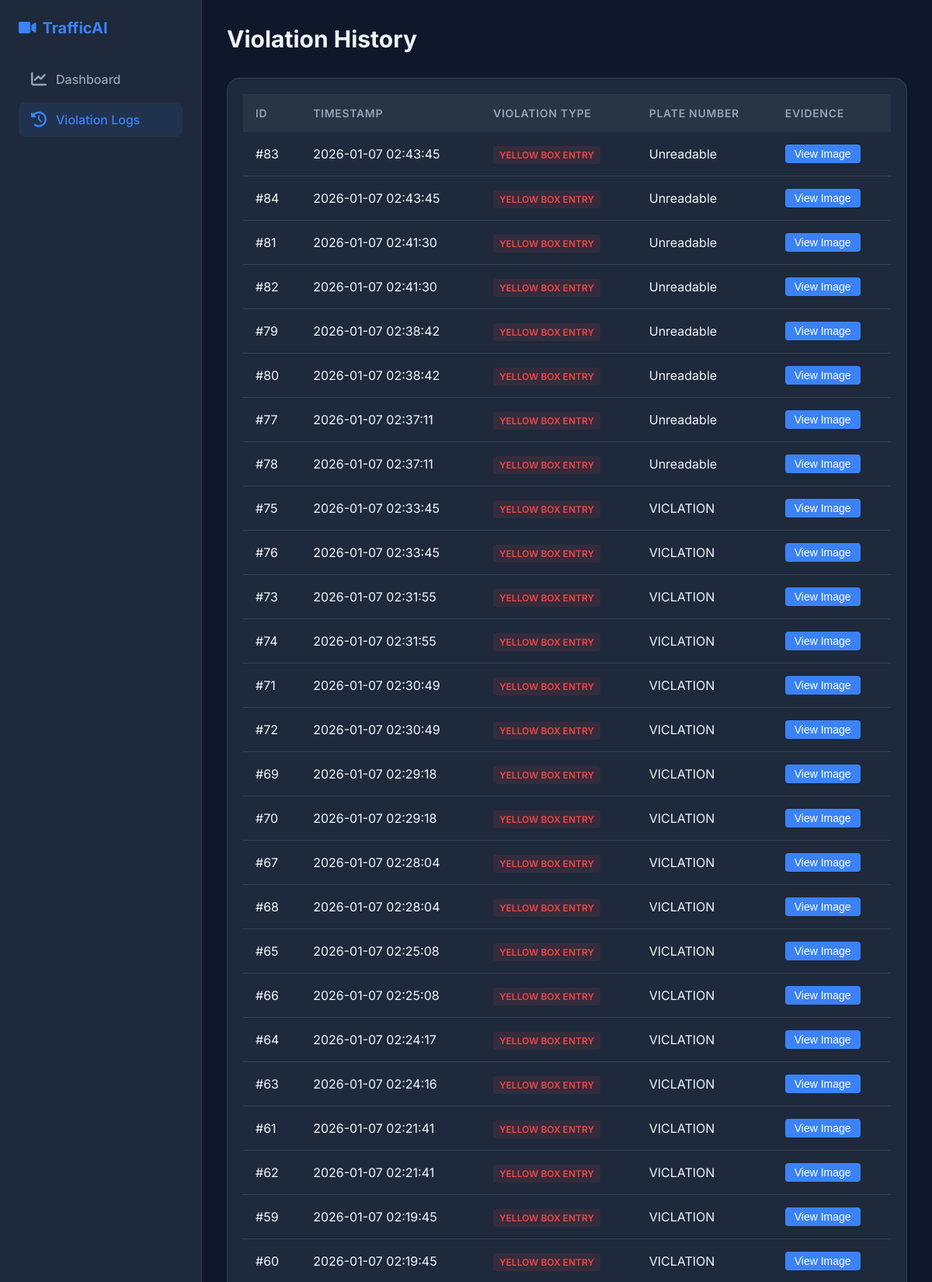
Page /logs (upper part) on the committed database.
### tables this page shows
CREATE TABLE violations (
            id INTEGER PRIMARY KEY AUTOINCREMENT,
            vehicle_id INTEGER,
            timestamp TEXT,
            stop_time REAL,
            image TEXT
        );

### routes/dashboard_routes.py (the view)
@dashboard_bp.route('/logs')
def logs():
    violations = process_violations(db.get_all_violations())
    return render_template('logs.html', violations=violations)

### database/database.py (called while the page is built)
    def get_all_violations(self):
        query = 'SELECT * FROM violations ORDER BY timestamp DESC'
        cursor = self.conn.execute(query)
        return cursor.fetchall()

### routes/dashboard_routes.py (called while the page is built)
def process_violations(raw_data):
    processed = []
    if not raw_data:
        return processed
    for row in raw_data:
        item = {}
        if hasattr(row, 'keys'):
            item = dict(row)
        elif isinstance(row, (list, tuple)):
            if len(row) > 0: item['id'] = row[0]
            if len(row) > 1: item['label'] = row[1]
            if len(row) > 2: item['timestamp'] = row[2]
            if len(row) > 3: item['image_path'] = row[3]
        raw_label = item.get('label', '')
        plate_match = re.search(r'\[(.*?)\]', raw_label)
        if plate_match:
            item['plate_number'] = plate_match.group(1)
            item['label'] = raw_label.split('[')[0].strip()
        else:
            item['plate_number'] = 'Unreadable'
        processed.append(item)
    return processed

### templates/logs.html (shortened to what this page needs)
{% extends "layout.html" %}
{% block content %}
<div class="header">
    <h1 class="page-title">Violation History</h1>
</div>
<div class="card">
    <div class="card-body">
        {% if violations %}
        <div class="table-container">
            <table>
                <thead>
                    <tr>
                        <th>ID</th>
                        <th>Timestamp</th>
                        <th>Violation Type</th>
                        <th>Plate Number</th>
                        <th>Evidence</th>
                    </tr>
                </thead>
                <tbody>
                    {% for v in violations %}
                    <tr>
                        <td>#{{ v.id }}</td>
                        <td>{{ v.timestamp }}</td>
                        <td><span class="violation-tag">Yellow Box Entry</span></td>
                        <td>{{ v.plate_number if v.plate_number else 'Unreadable' }}</td>
                        <td>
                            {% if v.image_path %}
                            <button class="btn-view" onclick="openModal('{{ v.image_path }}')">View Image</button>
                            {% else %}
                            <span style="color: var(--text-muted);">No Image</span>
                            {% endif %}
                        </td>
                    </tr>
                    {% endfor %}
                </tbody>
            </table>
        </div>
        {% else %}
            <p style="color: var(--text-muted); text-align: center;">No violations recorded in the database.</p>
        {% endif %}
    </div>
</div>
{% endblock %}

### templates/layout.html (shortened to what this page needs)
<!DOCTYPE html>
<html lang="en">
<head>
    <link href="https://cdnjs.cloudflare.com/ajax/libs/font-awesome/6.0.0/css/all.min.css" rel="stylesheet">
    <link rel="stylesheet" href="{{ url_for('static', filename='css/style.css') }}">
</head>
<body>
    <aside class="sidebar">
        <div class="brand">
            <i class="fas fa-video"></i>
            <span>TrafficAI</span>
        </div>
        <ul class="nav-links">
            <li>
                <a href="{{ url_for('dashboard.dashboard') }}" class="nav-link {% if request.endpoint == 'dashboard.dashboard' %}active{% endif %}">
                    <i class="fas fa-chart-line"></i>
                    <span>Dashboard</span>
                </a>
            </li>
            <li>
                <a href="{{ url_for('dashboard.logs') }}" class="nav-link {% if request.endpoint == 'dashboard.logs' %}active{% endif %}">
                    <i class="fas fa-history"></i>
                    <span>Violation Logs</span>
                </a>
            </li>
        </ul>
    </aside>
    <main class="main-content">
        {% block content %}{% endblock %}
    </main>
</body>
</html>

### static/css/style.css (style rules this page uses)
:root { --bg-body: #0f172a; --bg-panel: #1e293b; --bg-header: #1e293b; --text-main: #f1f5f9; --text-muted: #94a3b8; --accent-color: #3b82f6; --accent-hover: #2563eb; --danger-color: #ef4444; --warning-color: #f59e0b; --success-color: #10b981; --border-color: #334155; --shadow: 0 4px 6px -1px rgb(0 0 0 / 0.1), 0 2px 4px -2px rgb(0 0 0 / 0.1); }
* { box-sizing: border-box; margin: 0; padding: 0; }
body { font-family: 'Inter', 'Segoe UI', Roboto, sans-serif; background-color: var(--bg-body); color: var(--text-main); height: 100vh; display: flex; overflow: hidden; }
.sidebar { width: 260px; background-color: var(--bg-panel); border-right: 1px solid var(--border-color); display: flex; flex-direction: column; padding: 1.5rem; }
.brand { font-size: 1.25rem; font-weight: 700; color: var(--accent-color); margin-bottom: 2rem; display: flex; align-items: center; gap: 0.5rem; }
.nav-links { list-style: none; display: flex; flex-direction: column; gap: 0.5rem; }
.nav-link { display: flex; align-items: center; gap: 0.75rem; padding: 0.75rem 1rem; color: var(--text-muted); text-decoration: none; border-radius: 0.5rem; transition: all 0.2s ease; font-weight: 500; }
.nav-link:hover, .nav-link.active { background-color: rgba(59, 130, 246, 0.1); color: var(--accent-color); }
.nav-link i { font-size: 1.25rem; }
.main-content { flex: 1; display: flex; flex-direction: column; overflow-y: auto; padding: 2rem; }
.header { display: flex; justify-content: space-between; align-items: center; margin-bottom: 2rem; }
.page-title { font-size: 1.875rem; font-weight: 700; }
.card { background-color: var(--bg-panel); border-radius: 1rem; border: 1px solid var(--border-color); box-shadow: var(--shadow); overflow: hidden; display: flex; flex-direction: column; }
.card-body { padding: 1.25rem; flex: 1; overflow-y: auto; }
.table-container { width: 100%; overflow-x: auto; }
table { width: 100%; border-collapse: collapse; text-align: left; }
th { background-color: rgba(255, 255, 255, 0.05); padding: 1rem; font-weight: 600; color: var(--text-muted); font-size: 0.875rem; text-transform: uppercase; letter-spacing: 0.05em; }
td { padding: 1rem; border-bottom: 1px solid var(--border-color); color: var(--text-main); }
.violation-tag { background-color: rgba(239, 68, 68, 0.1); color: var(--danger-color); padding: 0.25rem 0.5rem; border-radius: 0.25rem; font-size: 0.75rem; font-weight: 600; text-transform: uppercase; }
.btn-view { background-color: var(--accent-color); color: white; border: none; padding: 0.25rem 0.75rem; border-radius: 0.25rem; cursor: pointer; font-size: 0.875rem; transition: background-color 0.2s; }

### rows in the picture
violations: id "83", timestamp "2026-01-07 02:43:45", plate_number "Unreadable"
violations: id "84", timestamp "2026-01-07 02:43:45", plate_number "Unreadable"
violations: id "81", timestamp "2026-01-07 02:41:30", plate_number "Unreadable"
violations: id "82", timestamp "2026-01-07 02:41:30", plate_number "Unreadable"
violations: id "79", timestamp "2026-01-07 02:38:42", plate_number "Unreadable"
violations: id "80", timestamp "2026-01-07 02:38:42", plate_number "Unreadable"
violations: id "77", timestamp "2026-01-07 02:37:11", plate_number "Unreadable"
violations: id "78", timestamp "2026-01-07 02:37:11", plate_number "Unreadable"
violations: id "75", timestamp "2026-01-07 02:33:45", plate_number "VICLATION"
violations: id "76", timestamp "2026-01-07 02:33:45", plate_number "VICLATION"
violations: id "73", timestamp "2026-01-07 02:31:55", plate_number "VICLATION"
violations: id "74", timestamp "2026-01-07 02:31:55", plate_number "VICLATION"
violations: id "71", timestamp "2026-01-07 02:30:49", plate_number "VICLATION"
violations: id "72", timestamp "2026-01-07 02:30:49", plate_number "VICLATION"
violations: id "69", timestamp "2026-01-07 02:29:18", plate_number "VICLATION"
violations: id "70", timestamp "2026-01-07 02:29:18", plate_number "VICLATION"
violations: id "67", timestamp "2026-01-07 02:28:04", plate_number "VICLATION"
violations: id "68", timestamp "2026-01-07 02:28:04", plate_number "VICLATION"
violations: id "65", timestamp "2026-01-07 02:25:08", plate_number "VICLATION"
violations: id "66", timestamp "2026-01-07 02:25:08", plate_number "VICLATION"
violations: id "64", timestamp "2026-01-07 02:24:17", plate_number "VICLATION"
violations: id "63", timestamp "2026-01-07 02:24:16", plate_number "VICLATION"
violations: id "61", timestamp "2026-01-07 02:21:41", plate_number "VICLATION"
violations: id "62", timestamp "2026-01-07 02:21:41", plate_number "VICLATION"
violations: id "59", timestamp "2026-01-07 02:19:45", plate_number "VICLATION"
violations: id "60", timestamp "2026-01-07 02:19:45", plate_number "VICLATION"
